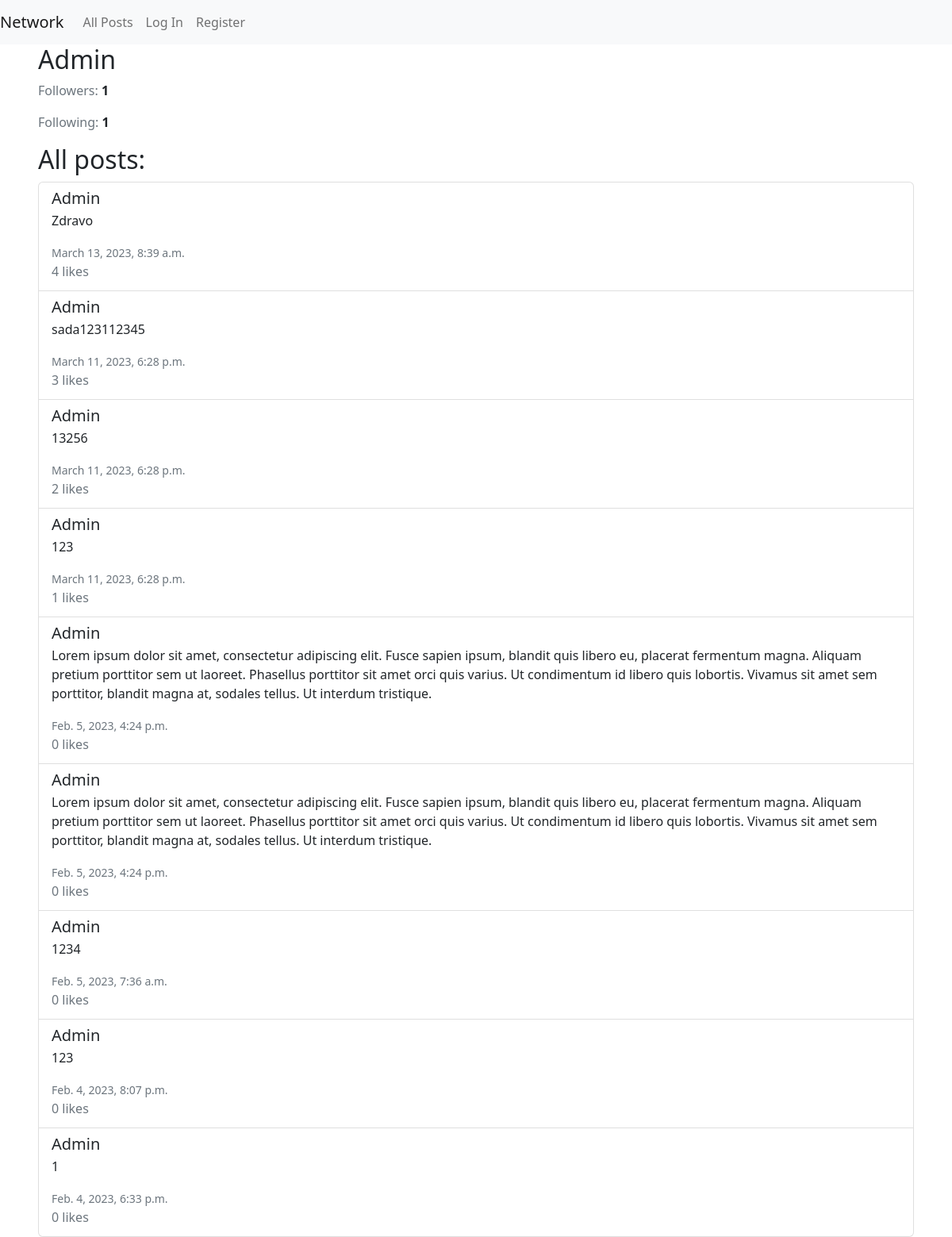
Page /profile/Admin on the committed database.
### network/models.py (models this page shows, shortened)
class User(AbstractUser):
    pass

class Post(models.Model):
    author = models.ForeignKey(User, on_delete=models.CASCADE, blank=True, related_name="author")
    content = models.CharField(max_length=280)
    date = models.DateTimeField(auto_now_add=True)
    likes = models.IntegerField(default=0)

### network/views.py (the view)
# urls.py: path("profile/<str:username>", views.profile_page, name="profile_page"),
def profile_page(request, username):
    user_profile = User.objects.get(username=username)
    profile = Profile.objects.get(owner=user_profile)
    posts = Post.objects.filter(author=user_profile)
    posts_data = []
    for post in posts:
        posts_data.append({
            "content": post.content,
            "author": post.author,
            "date": post.date,
            "likes": post.likes,
            "id": post.id
        })
    sorted_posts_data = sorted(posts_data, key=lambda x: x["date"], reverse=True)
    f = profile.followers.count()
    fw = profile.following.count()
    is_following = request.user in profile.followers.all()
    return render(request, "network/profile_page.html", {
        "user_profile": user_profile,
        "profile": profile,
        "f": f,
        "fw": fw,
        "posts": sorted_posts_data,
        "is_following": is_following
    })

### network/templates/network/profile_page.html (shortened to what this page needs)
{% extends "network/layout.html" %}
{% block body %}
    <div class="d-flex align-items-center">
        <h2>{{ user_profile.username }}</h2>
    </div>
    <p><span class="text-muted">Followers: </span><b>{{ f }}</b><p>
    <p><span class="text-muted">Following: </span><b>{{ fw }}</b><p>
    <h2>All posts:</h2><span>
        <ul class="list-group">
        {% for post in posts %}
            <li class="list-group-item list-group-item-action" id="p{{ post.id }}">
                <h5 class="mb-1">{{ post.author.username }}</h5>
                <p class="mb-1">{{ post.content }}</p>
                </p><small class="text-muted">{{ post.date }}</small>
                <p class="mb-1 text-muted">{{ post.likes }} likes</p>
        {% endfor %}
        {% endblock %}

### rows in the picture
User: username "Admin", author.username "Admin", content "Zdravo", date "March 13, 2023, 8:39 a.m.", likes "4", content "sada123112345", date "March 11, 2023, 6:28 p.m.", likes "3", content "13256", likes "2", content "123", likes "1", content "Lorem ipsum dolor sit amet, consectetur adipiscing elit. Fusce sapien ipsum, blandit quis libero eu, placerat fermentum magna. Aliquam pretium porttitor sem ut laoreet. Phasellus porttitor sit amet orci quis varius. Ut condimentum id libero quis lobortis. Vivamus sit amet sem porttitor, blandit magna at, sodales tellus. Ut interdum tristique.", date "Feb. 5, 2023, 4:24 p.m.", likes "0", content "1234", date "Feb. 5, 2023, 7:36 a.m.", date "Feb. 4, 2023, 8:07 p.m.", content "1", date "Feb. 4, 2023, 6:33 p.m."

### other values in the picture
{{ f }} "1"
{{ fw }} "1"
